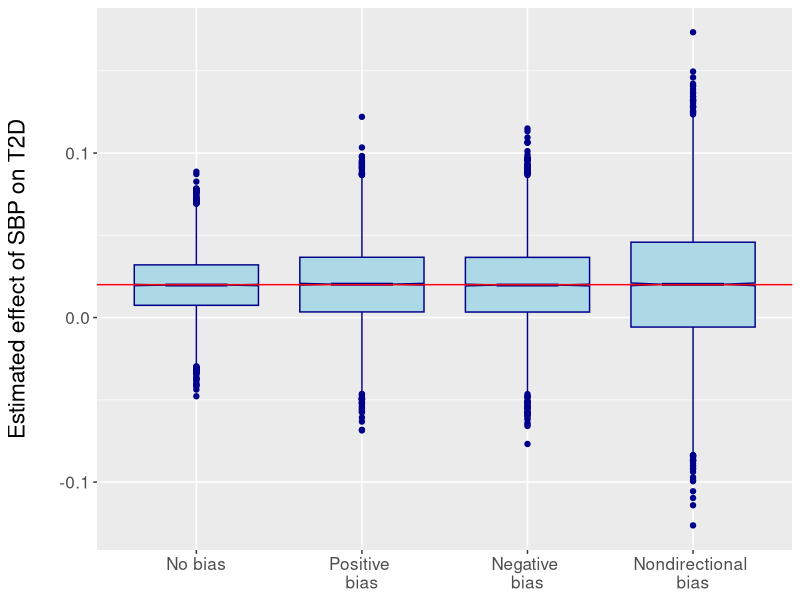

Here is the R script that generated this plot:
## ---- chunk 1
knitr::opts_chunk$set(echo = TRUE)
## ---- chunk 2
ER.sim <- function(bias, BetaXG, sd, alpha, n = 10000) {
  
  #initialize data frame to hold results
  result <- data.frame(matrix(ncol=4,nrow=n))
  colnames(result) <- c("Beta", "Beta.Ha", "Bias", "Bias.Ha")
  
  #pre-processing ensuring all gene-exposure estimates are postitive
  BXG <- abs(BetaXG)
  
  for (i in 1:n){
    #Generate SNP associations
    n.SNPs <- length(sd)
    BYG <- rnorm(n.SNPs, mean=alpha*BXG, sd=sd) + runif(n.SNPs, min = bias[1], max = bias[2]) #add uniformly distributed bias based on set limits

    #Egger regression
    ERfit <- summary(lm(BYG~BXG,weights=1/sd^2))
    ER.bias <- ERfit$coef[1,1]
    ER.beta <- ERfit$coef[2,1]
    
    #asymptotic correction for SE
    SE.bias <- ERfit$coef[1,2]/ERfit$sigma
    SE.beta <- ERfit$coef[2,2]/ERfit$sigma
    
    #t-test for singificance
    DF <- length(BYG)-2
    ER.bias.p <- 2*(1-pt(abs(ER.bias/SE.bias),DF))
    ER.beta.p <- 2*(1-pt(abs(ER.beta/SE.beta),DF))
    
    #store results
    result$Beta[i] <- ER.beta
    result$Beta.Ha[i] <- ER.beta.p < 0.05
    result$Bias[i] <- ER.bias
    result$Bias.Ha[i] <- ER.bias.p < 0.05
  }
  
  return(result)
}
## ---- chunk 3
#vector of gene-exposure associations (SBP)
BetaXG <- c(0.357, 0.329, 0.732, 0.903, 0.620, 0.485, 0.355, 0.318, 0.951, 0.553, 0.520, 0.327, 0.471)

#Vector of standard errors in gene-outcome associations
se.BetaYG <- c(0.0128, 0.0103, 0.0115, 0.0142, 0.0125, 0.0126, 0.0164, 0.0169, 0.0157, 0.0117, 0.0155, 0.0113, 0.0106)
## ---- chunk 4
trials <- c("No bias", "Positive bias", "Negative bias", "Nondirectional bias")

#Run simulations with different bias ranges
no.bias <- ER.sim(bias = c(0,0), BetaXG = BetaXG, sd = se.BetaYG, alpha = 0.02)
pos.bias <- ER.sim(bias = c(0, 0.04), BetaXG = BetaXG, sd = se.BetaYG, alpha = 0.02)
neg.bias <- ER.sim(bias = c(-0.04, 0), BetaXG = BetaXG, sd = se.BetaYG, alpha = 0.02)
nondir.bias <- ER.sim(bias = c(-0.04, 0.04), BetaXG = BetaXG, sd = se.BetaYG, alpha = 0.02)

#Estimating power
result.power <- data.frame(matrix(ncol=4,nrow=2))
rownames(result.power) <- c("Beta estimate", "Bias Estimate")

result.power$X1 <- c(mean(no.bias$Beta.Ha), mean(no.bias$Bias.Ha))
result.power$X2 <- c(mean(pos.bias$Beta.Ha), mean(pos.bias$Bias.Ha))
result.power$X3 <- c(mean(neg.bias$Beta.Ha), mean(neg.bias$Bias.Ha))
result.power$X4 <- c(mean(nondir.bias$Beta.Ha), mean(nondir.bias$Bias.Ha))
colnames(result.power) <- trials

#show this result
result.power

#Results of Beta estimates
result.beta <- data.frame(matrix(ncol=4,nrow=10000))
result.beta$X1 <- no.bias$Beta
result.beta$X2 <- pos.bias$Beta
result.beta$X3 <- neg.bias$Beta
result.beta$X4 <- nondir.bias$Beta
colnames(result.beta) <- trials

#Results of Bias estimates
result.bias <- data.frame(matrix(ncol=4,nrow=10000))
result.bias$X1 <- no.bias$Bias
result.bias$X2 <- pos.bias$Bias
result.bias$X3 <- neg.bias$Bias
result.bias$X4 <- nondir.bias$Bias
colnames(result.bias) <- trials
## ---- chunk 5
library(ggplot2)
library(plyr)
require(reshape2)

myboxplot <- function(ylabel, alpha, result){
  data <- melt(result)

  #Make the plot
  box.p <- ggplot(data, aes(variable,value)) + 
    geom_boxplot(notch=TRUE, fill = "light blue", colour = "dark blue", lwd = 0.5) +
    labs(y = ylabel) + #y axis label
    geom_hline(yintercept = alpha , color = "red") + #horizontal line at true effect size
    theme(axis.text.x = element_text(size = rel(1.4)), axis.title.x = element_blank(), #adjust text sizes
          axis.title.y = element_text(size = rel(1.5)), axis.text.y = element_text(size = rel(1.4)))
  return(box.p)
}

colnames(result.beta) <- c("No bias", "Positive \nbias", "Negative \nbias", "Nondirectional \nbias")
myboxplot(ylabel = "Estimated effect of SBP on T2D\n", alpha = 0.02, result = result.beta)

